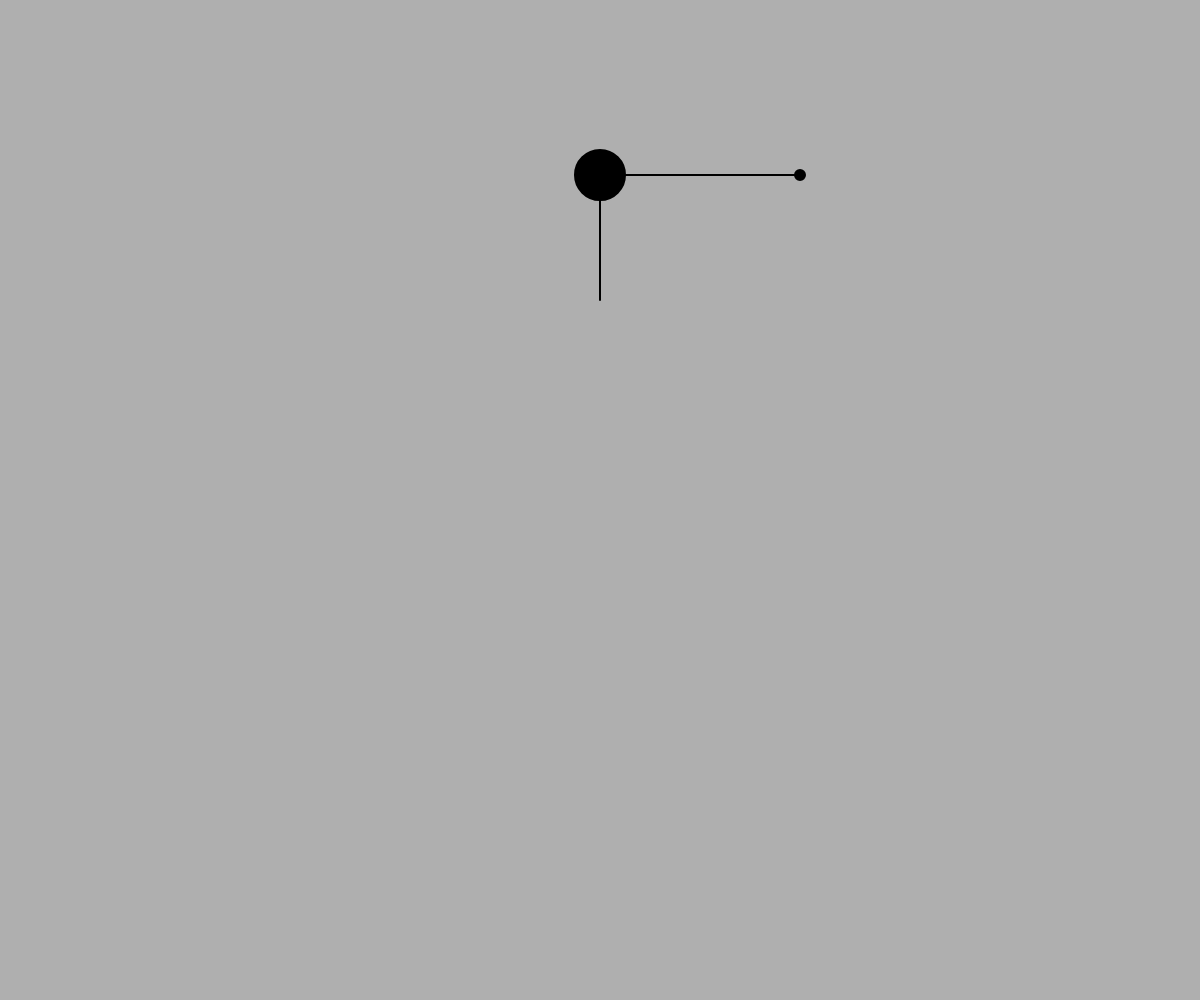
Frame 1 (no input)
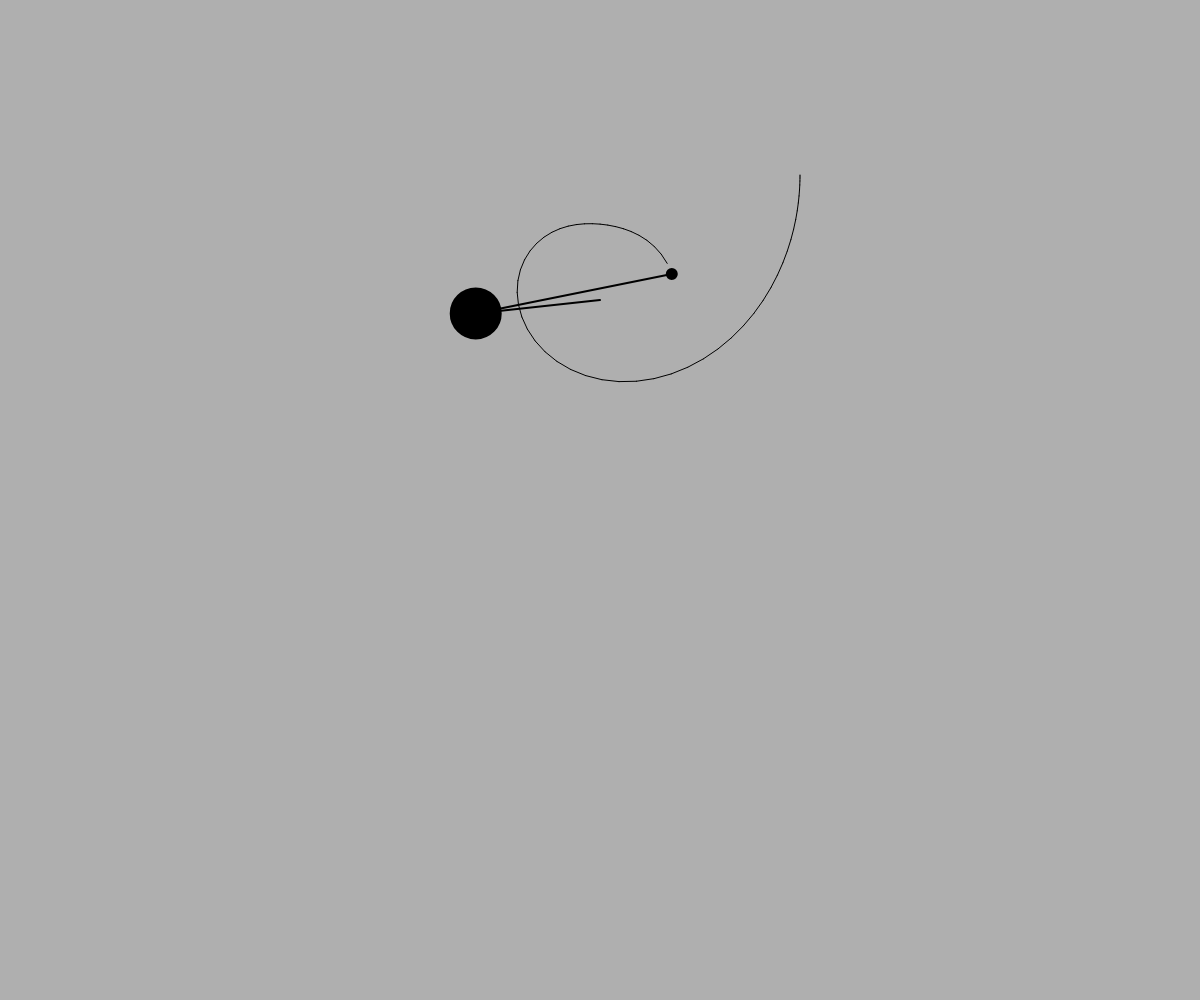
Frame 60 (no input)
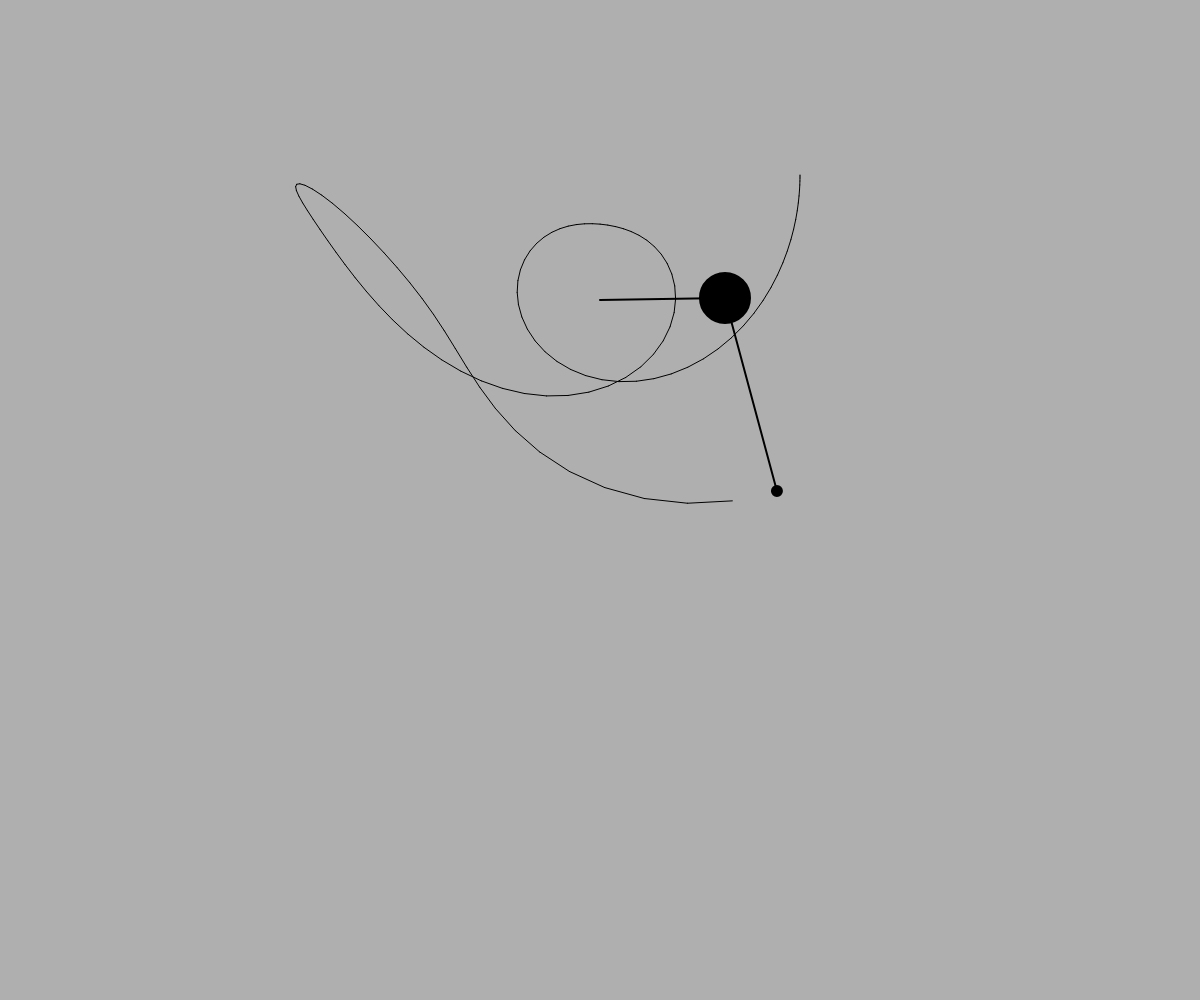
Frame 120 (the mouse pressed at the canvas centre since frame 60)

The p5.js sketch that drew these frames (run headless with seeded random() and noise() and a simulated clock; from frame 60 on, the mouse is pressed at the canvas centre):

// p5.js sketch
// ── sketch.js
let r1  = 125
let r2  = 200
let m1  = 50
let m2  = 10
let a1  = 0
let a2  = 0
let a1V = 0
let a2V = 0
let g   = 1

let px2 = -1
let py2 = -1
let cx, cy

let buffer

function setup () {
  createCanvas(windowWidth, windowHeight)

  a1 = PI
  a2 = PI / 2
  cx = width / 2
  cy = 300

  buffer = createGraphics(width, height)
  buffer.background(175)
  buffer.translate(cx, cy)
}

function draw () {
  background(175)
  imageMode(CORNER)
  image(buffer, 0, 0, width, height)

  let num1 = -g * (2 * m1 + m2) * sin(a1)
  let num2 = -m2 * g * sin(a1 - 2 * a2)
  let num3 = -2 * sin(a1 - a2) * m2
  let num4 = a2V * a2V * r2 + a1V * a1V * r1 * cos(a1 - a2)
  let den  = r1 * (2 * m1 + m2 - m2 * cos(2 * a1 - 2 * a2))
  let a1A  = (num1 + num2 + num3 * num4) / den

      num1 = 2 * sin(a1 - a2)
      num2 = (a1V * a1V * r1 * (m1 + m2))
      num3 = g * (m1 + m2) * cos(a1)
      num4 = a2V * a2V * r2 * m2 * cos(a1 - a2)
      den  = r2 * (2 * m1 + m2 - m2 * cos(2 * a1 - 2 * a2))
  let a2A  = (num1 * (num2 + num3 + num4)) / den

  translate(cx, cy)
  stroke(0)
  strokeWeight(2)

  let x1 = r1 * sin(a1)
  let y1 = r1 * cos(a1)

  let x2 = x1 + r2 * sin(a2)
  let y2 = y1 + r2 * cos(a2)

  line(0, 0, x1, y1)
  fill(0)
  ellipse(x1, y1, m1, m1)

  line(x1, y1, x2, y2)
  fill(0)
  ellipse(x2, y2, m2, m2)

  a1V += a1A
  a2V += a2A
  a1  += a1V
  a2  += a2V

  // a1V *= 0.99;
  // a2V *= 0.99;

  buffer.stroke(0)
  if (frameCount > 1) {
    buffer.line(px2, py2, x2, y2)
  }

  px2 = x2
  py2 = y2
}
